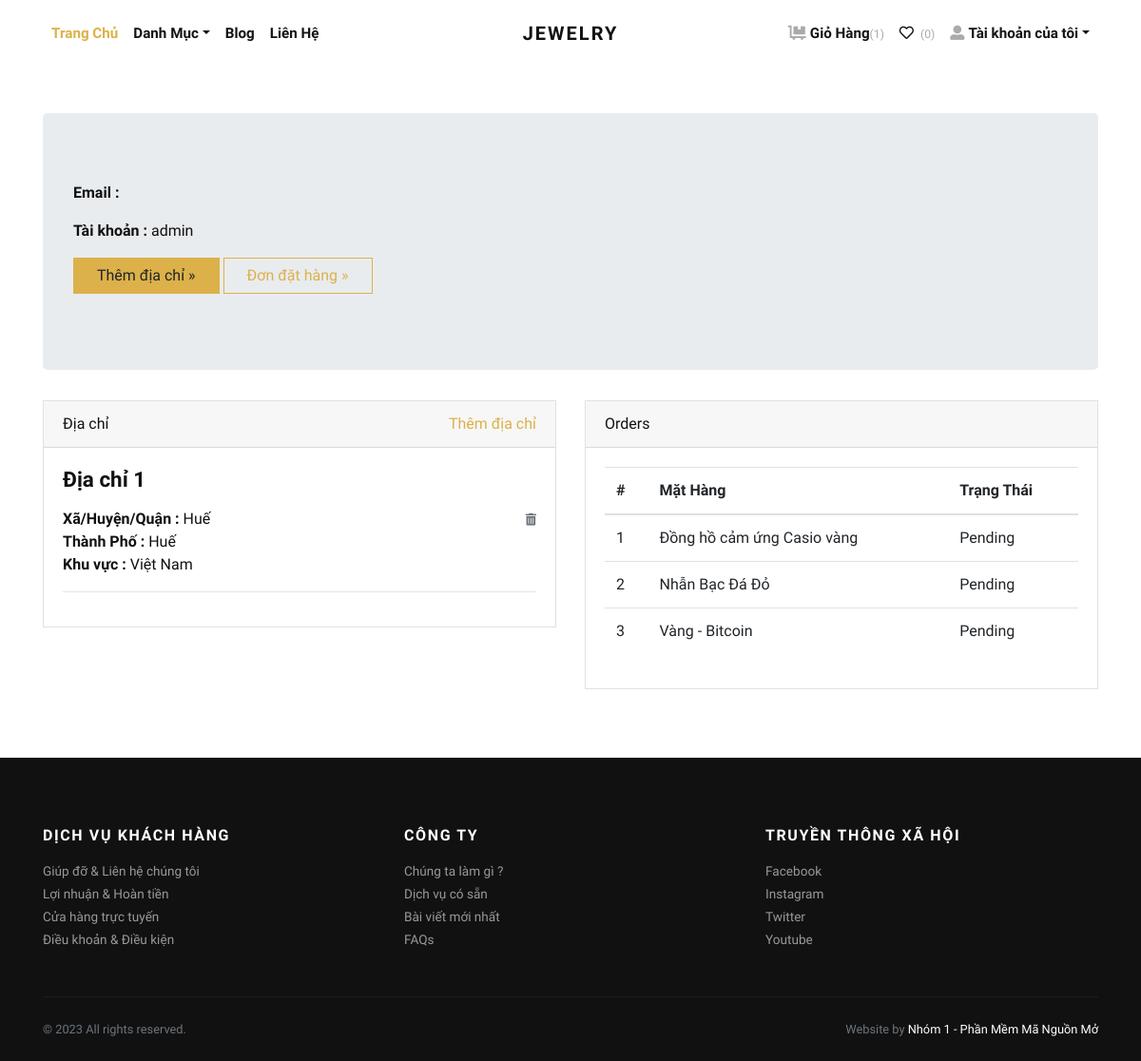
/accounts/profile/ (signed in), run on the app's committed database.
### store/models.py (models this page shows, shortened)
class Address(models.Model):
    user = models.ForeignKey(User, verbose_name="User", on_delete=models.CASCADE)
    locality = models.CharField(max_length=150, verbose_name="Nearest Location")
    city = models.CharField(max_length=150, verbose_name="City")
    state = models.CharField(max_length=150, verbose_name="State")

class Order(models.Model):
    user = models.ForeignKey(User, verbose_name="User", on_delete=models.CASCADE)
    address = models.ForeignKey(Address, verbose_name="Shipping Address", on_delete=models.CASCADE)
    product = models.ForeignKey(Product, verbose_name="Product", on_delete=models.CASCADE)
    quantity = models.PositiveIntegerField(verbose_name="Quantity")
    ordered_date = models.DateTimeField(auto_now_add=True, verbose_name="Ordered Date")
    status = models.CharField(
        choices=STATUS_CHOICES,
        max_length=50,
        default="Pending"
        )

class Product(models.Model):
    title = models.CharField(max_length=150, verbose_name="Product Title")
    slug = models.SlugField(max_length=160, verbose_name="Product Slug")
    sku = models.CharField(max_length=255, unique=True, verbose_name="Unique Product ID (SKU)")
    short_description = models.TextField(verbose_name="Short Description")
    detail_description = models.TextField(blank=True, null=True, verbose_name="Detail Description")
    product_image = models.ImageField(upload_to='product', blank=True, null=True, verbose_name="Product Image")
    price = models.DecimalField(max_digits=8, decimal_places=2)
    category = models.ForeignKey(Category, verbose_name="Product Categoy", on_delete=models.CASCADE)
    is_active = models.BooleanField(verbose_name="Is Active?")
    is_featured = models.BooleanField(verbose_name="Is Featured?")
    created_at = models.DateTimeField(auto_now_add=True, verbose_name="Created Date")
    updated_at = models.DateTimeField(auto_now=True, verbose_name="Updated Date")
    class Meta:
        verbose_name_plural = 'Products'
        ordering = ('-created_at', )

### store/views.py (the view)
# urls.py: path('accounts/profile/', views.profile, name="profile"),
@login_required
def profile(request):
    addresses = Address.objects.filter(user=request.user)
    orders = Order.objects.filter(user=request.user)
    return render(request, 'account/profile.html', {'addresses':addresses, 'orders':orders})

### store/context_preprocessors.py (called while the page is built)
def store_menu(request):
    categories = Category.objects.filter(is_active=True)
    context = {
        'categories_menu': categories,
    }
    return context

def cart_menu(request):
    if request.user.is_authenticated:
        cart_items= Cart.objects.filter(user=request.user)
        context = {
            'cart_items': cart_items,
        }
    else:
        context = {}
    return context

### templates/account/profile.html (shortened to what this page needs)
{% extends 'base.html' %}
{% load static %}
    {% block content %}
      <div class="container py-5">
        <div class="jumbotron">
          <p><strong>Email :</strong> {{request.user.email}}</p>
          <p><strong>Tài khoản :</strong> {{request.user.username}}</p>
          <p><a class="btn btn-primary btn-large" href="{% url 'store:add-address' %}">Thêm địa chỉ »</a> <a class="btn btn-outline-primary btn-large" href="#">Đơn đặt hàng »</a></p>
        </div>
        <div class="row">
          <div class="col-lg-6">
            <div class="card mb-4" id="headings">
              <div class="card-header">Địa chỉ <span class="float-right"><a href="{% url 'store:add-address' %}">Thêm địa chỉ</a></span></div>
              <div class="card-body">
                {% if addresses %}
                    {% for address in addresses %}
                        <h4 class="mb-3">Địa chỉ {{forloop.counter}}</h4>
                        <span class="float-right"><a href="{% url 'store:remove-address' address.id %}"><i class="fas fa-trash-alt small text-muted"></i></a></span>
                        <p>
                            <strong>Xã/Huyện/Quận : </strong>{{address.locality}} <br>
                            <strong>Thành Phố : </strong>{{address.city}} <br>
                            <strong>Khu vực : </strong>{{address.state}} <br>
                        </p>
                        <hr>
                    {% endfor %}
                {% else %}
                <div class="text-danger">
                  Địa chỉ không được thêm vào.
                </div>
                {% endif %}
              </div>
            </div>
          </div>
          <div class="col-lg-6">
            <div class="card mb-4" id="tables">
              <div class="card-header">Orders</div>
              <div class="card-body">
                <table class="table table-hover">
                  <thead>
                    <tr>
                      <th>#</th>
                      <th>Mặt Hàng</th>
                      <th>Trạng Thái</th>
                    </tr>
                  </thead>
                  <tbody>
                    {% if orders %}
                      {% for order in orders %}
                        <tr>
                          <td>{{forloop.counter}}</td>
                          <td>{{order.product.title}}</td>
                          <td>
                            {{order.status}}
                          </td>
                        </tr>
                      {% endfor %}
                    {% else %}
                    <tr>
                      <td class="text-danger" colspan="3">Bạn chưa đặt hàng.</td>
                    </tr>
                    {% endif %}
                  </tbody>
                </table>
              </div>
            </div>
          </div>
        </div>
      </div>
{% endblock content %}

### jewelryshop/static/css/style.default.css (style rules this page uses)
strong { font-weight: 700; }
.btn { font-weight: 400; border: 1px solid transparent; font-family: inherit; padding: 0.375rem 1.5rem; font-size: 1rem; line-height: 1.5; border-radius: 0; transition: color 0.15s ease-in-out, background-color 0.15s ease-in-out, border-color 0.15s ease-in-out, box-shadow 0.15s ease-in-out; }
.btn-primary { color: #212529; background-color: #dcb14a; border-color: #dcb14a; }
.btn-outline-primary { color: #dcb14a; background-color: transparent; background-image: none; border-color: #dcb14a; }
body { font-family: "Libre Franklin", sans-serif; font-size: 1rem; font-weight: 400; line-height: 1.5; color: #111111; background-color: #fff; }
a { color: #dcb14a; text-decoration: none; }
h1, h2, h3, h4, h5, h6, .h1, .h2, .h3, .h4, .h5, .h6 { margin-bottom: 0.5rem; font-family: inherit; font-weight: 900; line-height: 1.2; color: inherit; }
h4, .h4 { font-size: 1.4rem; }
hr { border-top: 1px solid rgba(17, 17, 17, 0.1); }
small, .small { font-size: 80%; font-weight: 400; }
.card { background-color: #fff; border: 1px solid rgba(17, 17, 17, 0.125); border-radius: 0; }
.card-body { padding: 1.25rem; }
.card-header { padding: 0.75rem 1.25rem; background-color: rgba(17, 17, 17, 0.03); border-bottom: 1px solid rgba(17, 17, 17, 0.125); }
.card-header:first-child { border-radius: calc(0 - 1px) calc(0 - 1px) 0 0; }

### data on the page
Address: locality "Huế", city "Huế", state "Việt Nam"
Order: product "Đồng hồ cảm ứng Casio vàng", status "Pending"
Order: product "Nhẫn Bạc Đá Đỏ", status "Pending"
Order: product "Vàng - Bitcoin", status "Pending"

### other printed values
{{ cart_items.count }} "1"
{{ request.user.username }} "admin"
